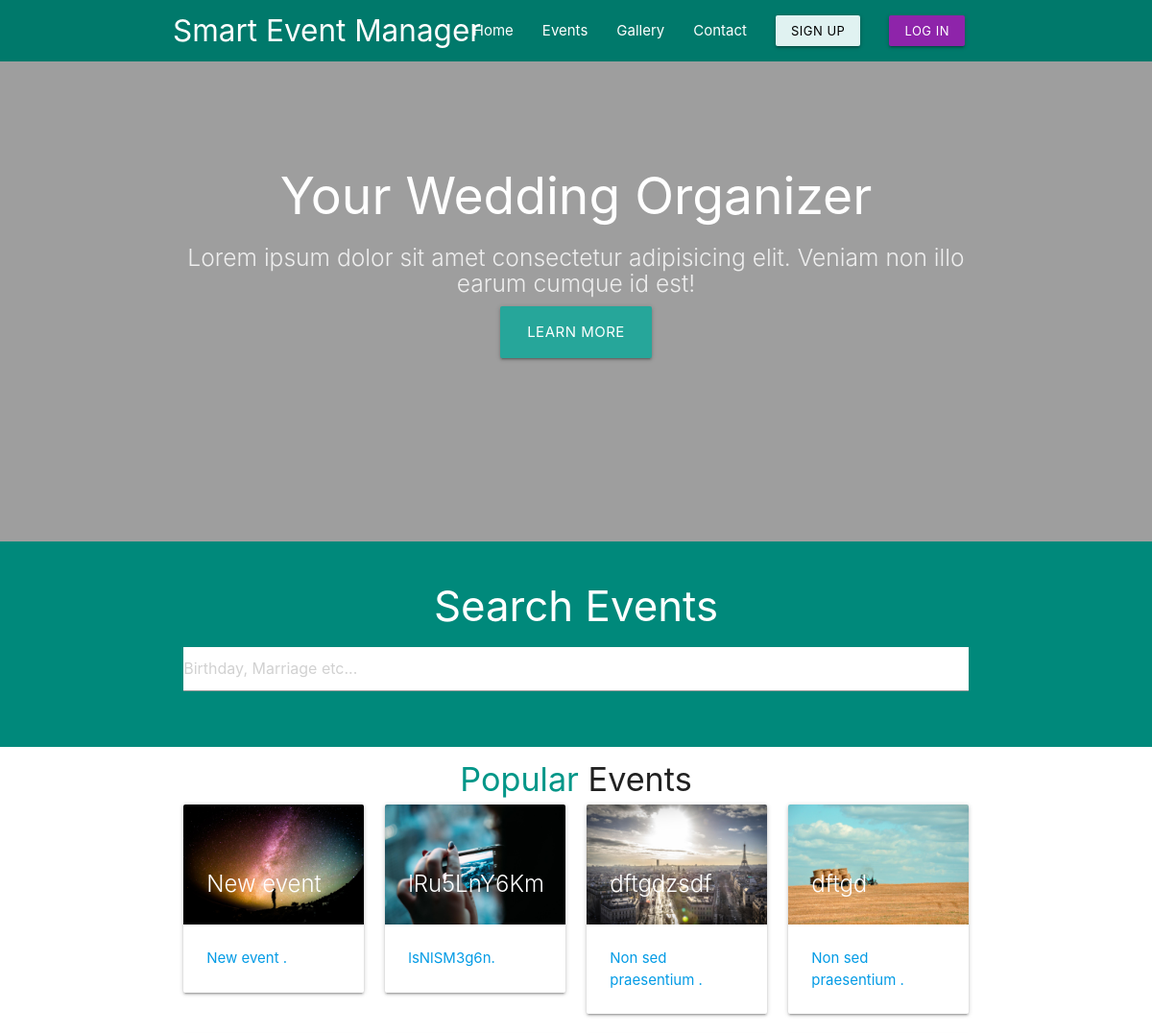
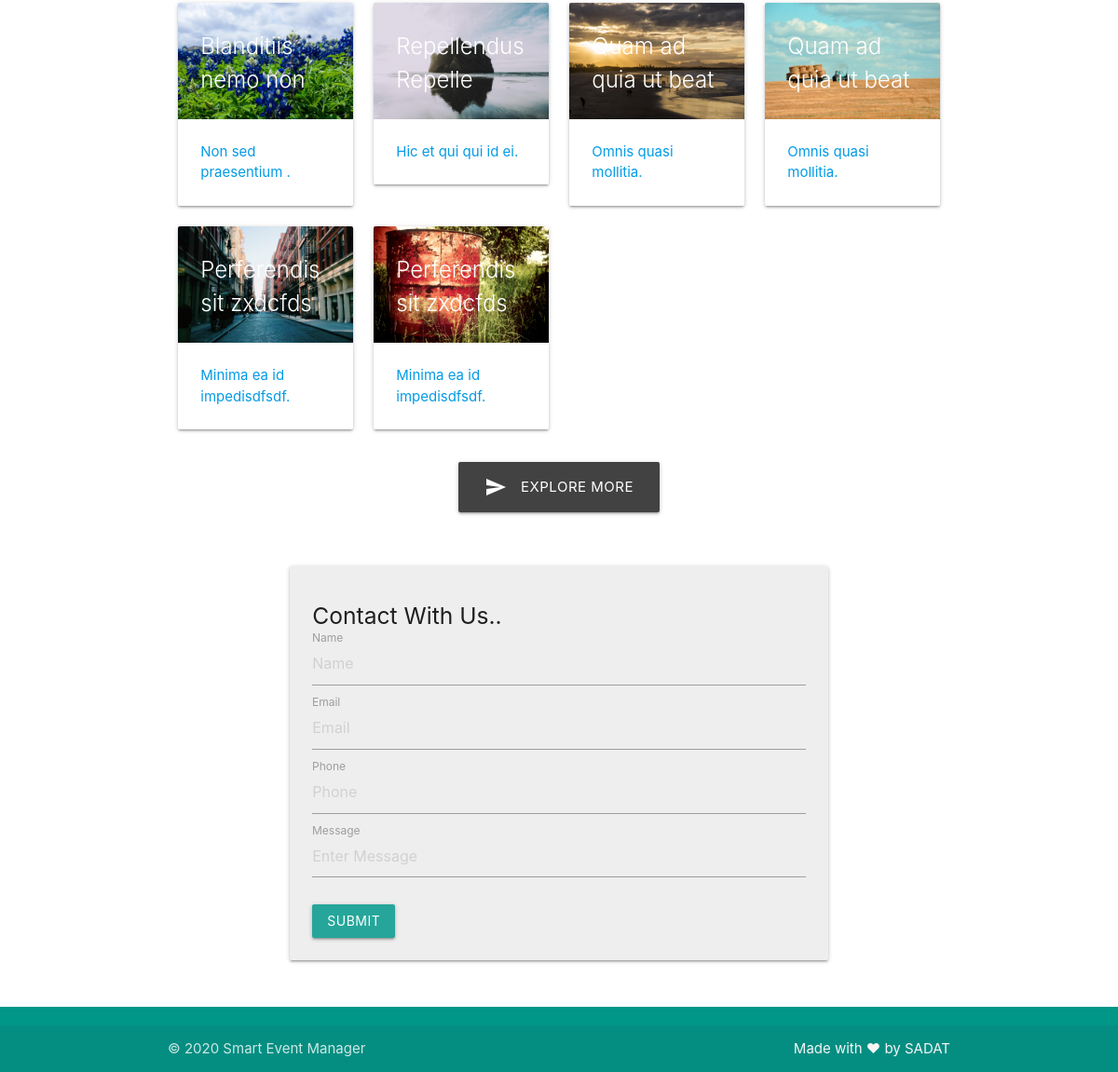
The app's page /views/home.php with its own data (2 pictures, top to bottom).
### tables this page shows
CREATE TABLE `events` (
  `id` int(11) NOT NULL,
  `creator` int(11) NOT NULL,
  `title` varchar(30) DEFAULT NULL,
  `image` varchar(255) DEFAULT NULL,
  `description` varchar(255) DEFAULT NULL,
  `from` timestamp NOT NULL DEFAULT current_timestamp() ON UPDATE current_timestamp(),
  `to` timestamp NOT NULL DEFAULT '0000-00-00 00:00:00',
  `category` int(11) DEFAULT NULL,
  `isActive` tinyint(1) DEFAULT NULL
);

### models/database.php (called while the page is built, shortened)
<?php
class Database
{
    public $host = DB_HOST;
    public $user = DB_USER;
    public $pass = DB_PASS;
    public $dbname = DB_NAME;
    public $link;
    private function connectDB()
    {
        $this->link = new mysqli($this->host, $this->user, $this->pass,
            $this->dbname);
    }
    public function select($query)
    {
        $result = $this->link->query($query) or
        die($this->link->error . __LINE__);
        if ($result->num_rows > 0) {
            return $result;
        } else {
            return false;
        }
    }
}

### controllers/eventController.php (called while the page is built, shortened)
<?php
include '../models/database.php';
function getAllEvents()
{
    $query = "SELECT * FROM events ORDER BY id DESC";
    $db = new Database();
    return $db->select($query);
}

### views/home.php (the view, shortened to what this page needs)
<?php include './common/header.php';
include '../controllers/eventController.php';
$events = getAllEvents();
?>
<section class="slider">
    <ul class="slides">
        <li>
            <img src="https://unsplash.com/photos/czVtGYACOMg/download?force=true&w=640" alt="">
            <div class="caption center-align">
                <h2>Your Wedding Organizer</h2>
                <h5 class="light grey-text text-lighten-3 hide-on-small-only">Lorem ipsum dolor sit amet consectetur
                    adipisicing elit. Veniam non illo earum cumque id est!</h5>
                <a href="#" class="btn btn-large">Learn More</a>
            </div>
        </li>
    </ul>
</section>
<section id="search" class="section section-search teal darken-1 white-text center scrollspy">
    <div class="container">
        <div class="row">
            <div class="col s12">
                <h3>Search Events</h3>
                <div class="input-field">
                    <input class="white grey-text autocomplete" placeholder="Birthday, Marriage etc..." type="text"
                        id="autocomplete-input">
                </div>
            </div>
        </div>
    </div>
</section>
<section id="popular" class="section section-popular scrollspy">
    <div class="container">
        <div class="row">
            <h4 class="center">
                <span class="teal-text">Popular</span> Events</h4>
           <?php  $i = 0;
           foreach ($events as $event) {
            echo '<a href=./event.php?id='. $event["id"].'>';
            echo '<div class="col s12 m3">';
                echo '<div class="card">';
                    echo '<div class="card-image">';
                        echo '<img src="../uploads/' . $event["image"] . '" alt="' . $event["title"] . '">';
                        echo ' <span class="card-title">' . $event["title"] . '</span>';
                        echo ' </div>';
                    echo ' <div class="card-content">';
                        echo ' <p> ' . $event["description"] . '.';
                            echo ' </div>';
                    echo ' </div>';
                echo ' </div>';
            echo '</a>';
            }
            ?>
        </div>
        <div class="row">
            <div class="col s12 center">
                <a href="events.php" class="btn btn-large grey darken-3">
                    <i class="material-icons left">send</i> Explore More
                </a>
            </div>
        </div>
    </div>
</section>
<section id="contact" class="section section-contact scrollspy">
    <div class="row">
        <div class="col s12 m6 offset-m3">
            <div class="card-panel grey lighten-3">
                <h5>Contact With Us..</h5>
                <div class="input-field">
                    <input type="text" placeholder="Name" id="name">
                    <label for="name">Name</label>
                </div>
                <div class="input-field">
                    <input type="email" placeholder="Email" id="email">
                    <label for="email">Email</label>
                </div>
                <div class="input-field">
                    <input type="text" placeholder="Phone" id="phone">
                    <label for="phone">Phone</label>
                </div>
                <div class="input-field">
                    <textarea class="materialize-textarea" placeholder="Enter Message" id="message"></textarea>
                    <label for="message">Message</label>
                </div>
                <input type="submit" value="Submit" class="btn">
            </div>
        </div>
    </div>
</section>
<?php include './common/footer.php';?>

### views/common/header.php (shortened to what this page needs)
<?php
$isAuth = '';
?>
<!DOCTYPE html>
<html lang="en">
<head>
    <link rel="stylesheet" href="css/materialize.min.css">
    <link rel="stylesheet" href="css/styles.css">
</head>
<body>
    <header>
        <nav class="nav-wrapper teal darken-2">
            <div class="container">
                <form action="#" method="POST">
                <a href="home.php" class="brand-logo">Smart Event Manager</a>
                <ul class="right hide-on-med-and-down">
                    <li><a href="home.php">Home</a></li>
                    <li><a href="events.php">Events</a></li>
                    <li><a href="gallery.php">Gallery</a></li>
                    <li><a href="#contact">Contact</a></li>
                    <li><a href="signup.php" class="btn-small black-text teal lighten-5 <?php  echo $isAuth ? 'hide': ''  ?>" data-position="bottom"
                            data-tooltip="Instagram">
                            SIGN UP
                        </a></li>
                    <li><a href="login.php" class="btn-small purple darken-1 <?php  echo $isAuth  ? 'hide': ''  ?>" data-position="bottom"
                            data-tooltip="Facebook">
                            LOG IN
                        </a></li>
                </ul>
                </form>
            </div>
        </nav>
    </header>

### views/common/footer.php (shortened to what this page needs)
<footer class="page-footer teal">
    <div class="footer-copyright">
        <div class="container">
            © 2020 Smart Event Manager
            <a class="grey-text text-lighten-4 right" href="#!">Made with ❤ by SADAT</a>
        </div>
    </div>
</footer>
</body>
</html>

### views/css/styles.css (style rules this page uses)
.center { margin: 0 auto; }

### records on screen
events: image (picture), title "New event", description "New event"
events: image (picture), title "lRu5LnY6Km", description "lsNlSM3g6n"
events: image (picture), title "dftgdzsdf", description "Non sed praesentium"
events: image (picture), title "dftgd", description "Non sed praesentium"
events: image (picture), title "Blanditiis nemo non", description "Non sed praesentium"
events: image (picture), title "Repellendus Repelle", description "Hic et qui qui id ei"
events: image (picture), title "Quam ad quia ut beat", description "Omnis quasi mollitia"
events: image (picture), title "Quam ad quia ut beat", description "Omnis quasi mollitia"
events: image (picture), title "Perferendis sit zxdcfds", description "Minima ea id impedisdfsdf"
events: image (picture), title "Perferendis sit zxdcfds", description "Minima ea id impedisdfsdf"
